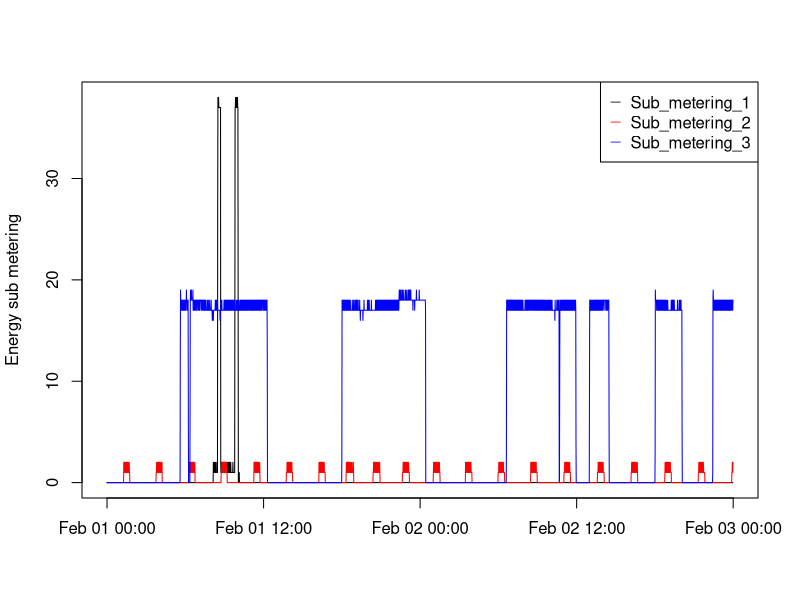

Write R code to recreate this figure.
#This script generates line graphs for the 3 different sub metering  per 
#day-time for the electric power consumption in one household during February 
#1st and February 2nd, 2007.

#For this script I had to rev

#Reading the data (extracted from the household_power_consumption.txt)
consumption <- read.table(file="touse.txt",header = TRUE, "sep"=";",as.is = TRUE)
consumption$FullDate <- strptime(paste(consumption$Date,consumption$Time), 
                                 format="%d/%m/%Y %H:%M:%S")

#Creating the png file
if(!file.exists("plots")) {dir.create("plots")}
png(filename = "./plots/plot3.png",width = 480, height = 480)

#Creating the line graphs
with(consumption,plot(FullDate, Sub_metering_1,type = "n", 
                                 xlab="", ylab = "Energy sub metering"))
with(consumption,points(FullDate, consumption$Sub_metering_1, col="black",
                        type="l"))
with(consumption,points(FullDate, consumption$Sub_metering_2, col="red",
                        type="l"))
with(consumption,points(FullDate, consumption$Sub_metering_3, col="blue",
                        type="l"))
legend("topright",pch="_", col = c("black","red","blue"), 
       legend=c("Sub_metering_1","Sub_metering_2", "Sub_metering_3"))


#Closing the conection
dev.off()

#Removing the data set from memory
rm(consumption)

